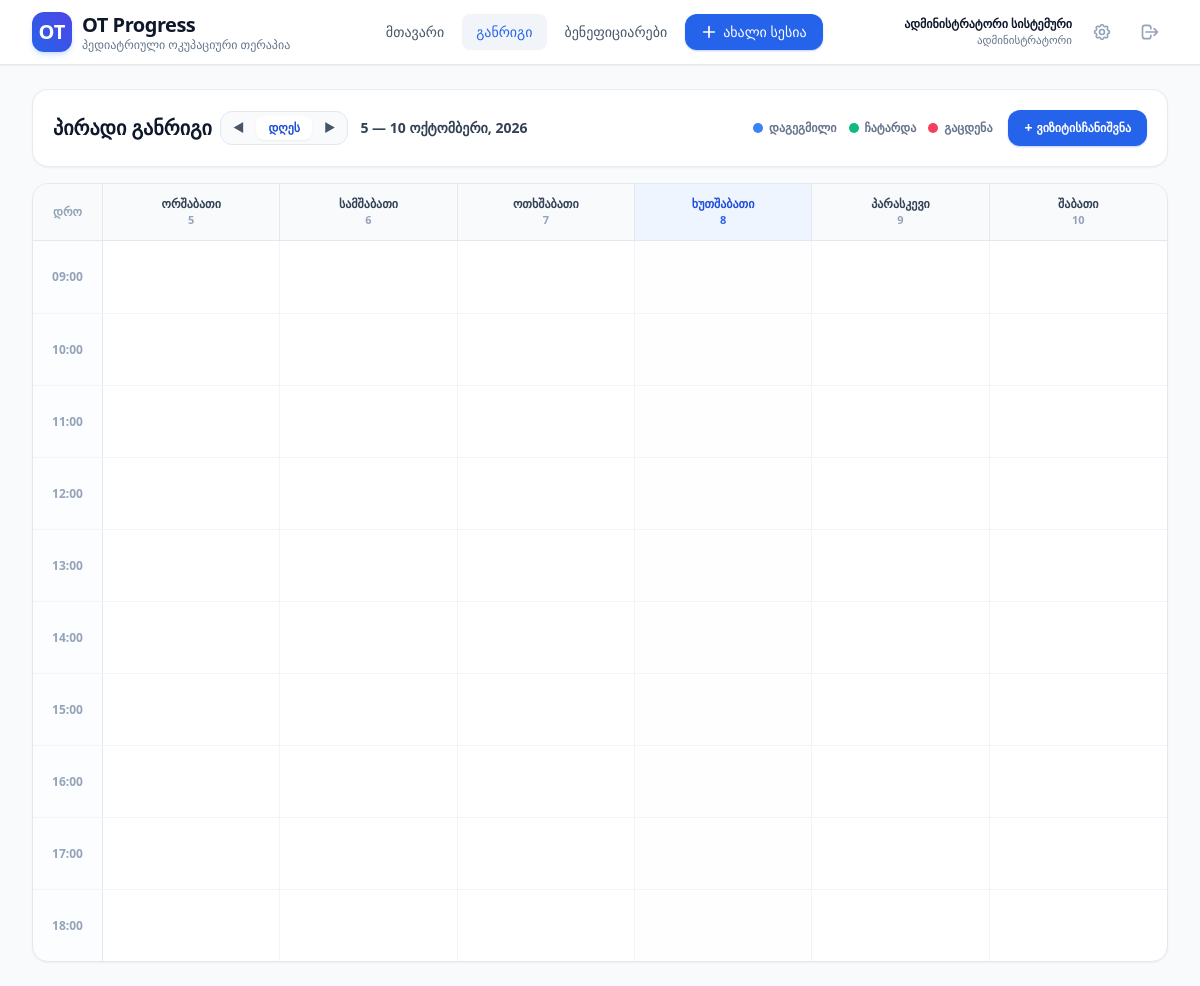
Page /schedule/ (signed in) on the earlier database version.
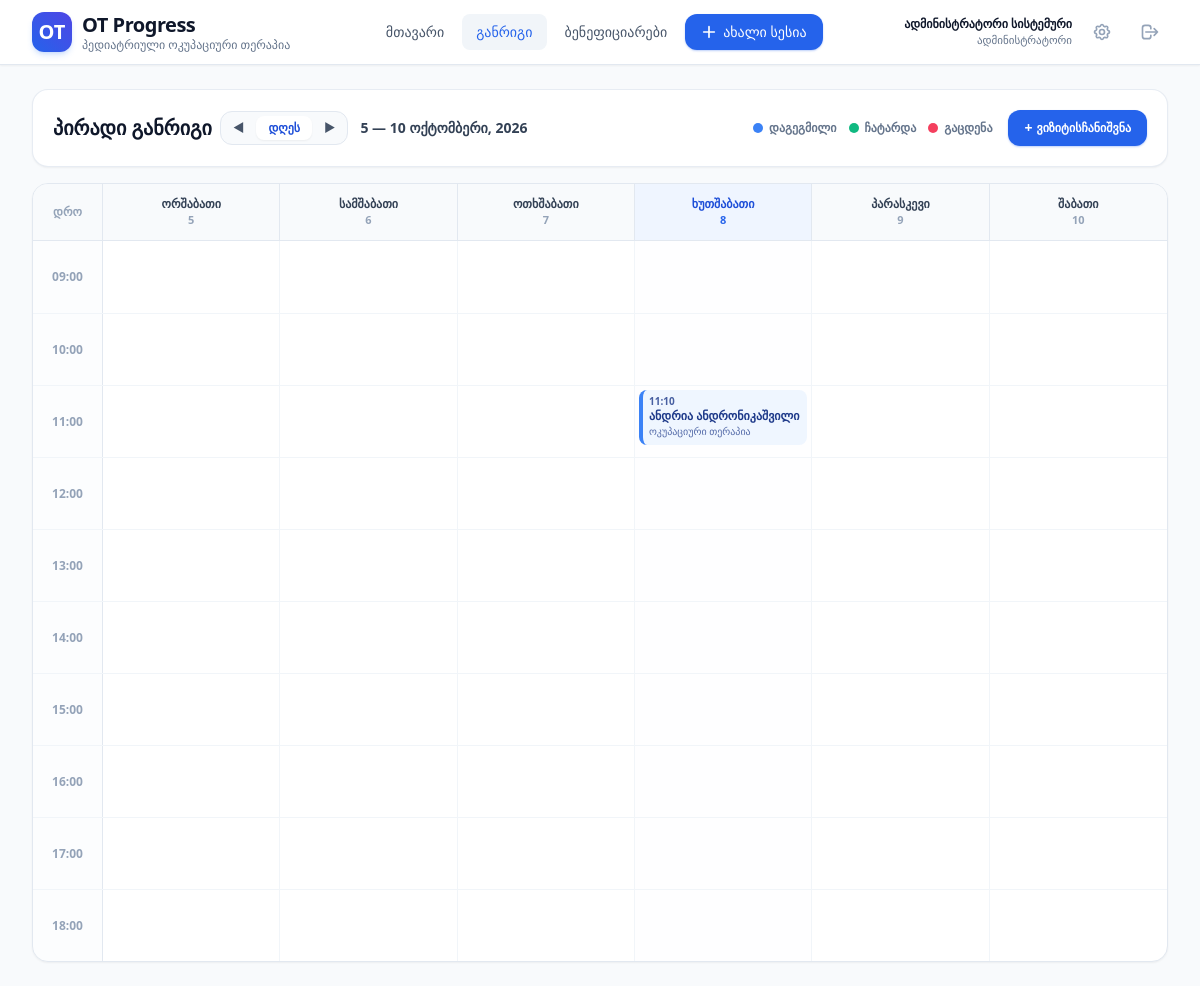
Same page on the later database version.
### core/models.py (models this page shows, shortened)
class ScheduleSlot(models.Model):
    STATUS_CHOICES = [
        ("scheduled", "დაგეგმილი"),
        ("completed", "ჩატარდა"),
        ("missed", "გაცდენა"),
    ]
    THERAPY_TYPES = [
        ("ოკუპაციური თერაპია", "ოკუპაციური თერაპია"),
        ("სენსორული ინტეგრაცია", "სენსორული ინტეგრაცია"),
        ("კვების თერაპია", "კვების თერაპია"),
        ("მოტორული უნარები", "მოტორული უნარები"),
        ("პირველადი შეფასება", "პირველადი შეფასება"),
    ]
    therapist = models.ForeignKey(
        TherapistProfile,
        on_delete=models.CASCADE,
        related_name="schedule_slots",
        verbose_name="თერაპევტი"
    )
    beneficiary = models.ForeignKey(
        Beneficiary,
        on_delete=models.CASCADE,
        related_name="schedule_slots",
        verbose_name="ბენეფიციარი"
    )
    date = models.DateField(default=timezone.now, verbose_name="თარიღი")
    start_time = models.TimeField(verbose_name="დაწყების დრო")
    duration_minutes = models.PositiveIntegerField(default=50, verbose_name="ხანგრძლივობა (წთ)")
    end_time = models.TimeField(null=True, blank=True, verbose_name="დასრულების დრო")
    therapy_type = models.CharField(max_length=100, default="ოკუპაციური თერაპია", verbose_name="თერაპია")
    status = models.CharField(max_length=20, choices=STATUS_CHOICES, default="scheduled", verbose_name="სტატუსი")
    notes = models.CharField(max_length=255, blank=True, verbose_name="შენიშვნა")
    session = models.ForeignKey(
        "Session",
        on_delete=models.SET_NULL,
        null=True,
        blank=True,
        related_name="schedule_slots",
        verbose_name="მიბმული სესია"
    )
    series_id = models.UUIDField(null=True, blank=True, db_index=True, verbose_name="სერიის ID")
    created_at = models.DateTimeField(auto_now_add=True, verbose_name="შექმნის დრო")
    class Meta:
        verbose_name = "განრიგის ვიზიტი"
        verbose_name_plural = "განრიგის ვიზიტები"
        ordering = ["date", "start_time"]
    @property
    def time_range_display(self):
        s = self.start_time.strftime("%H:%M")
        e = self.end_time.strftime("%H:%M") if self.end_time else ""
        return f"{s} - {e}" if e else s

class Beneficiary(models.Model):
    first_name = models.CharField(max_length=100, verbose_name="სახელი")
    last_name = models.CharField(max_length=100, verbose_name="გვარი")
    date_of_birth = models.DateField(verbose_name="დაბადების თარიღი")
    start_date = models.DateField(default=timezone.now, verbose_name="თერაპიის დაწყების თარიღი")
    therapist = models.ForeignKey(
        TherapistProfile,
        on_delete=models.SET_NULL,
        null=True,
        blank=True,
        related_name="beneficiaries",
        verbose_name="თერაპევტი"
    )
    session_duration_minutes = models.PositiveIntegerField(default=50, verbose_name="სესიის ხანგრძლივობა (წთ)")
    weekly_sessions_planned = models.PositiveIntegerField(default=2, verbose_name="კვირაში დაგეგმილი სესიები")
    notes = models.TextField(blank=True, verbose_name="დამატებითი მოკლე ინფორმაცია")
    is_active = models.BooleanField(default=True, verbose_name="აქტიურია")
    created_at = models.DateTimeField(auto_now_add=True, verbose_name="შექმნის დრო")
    class Meta:
        verbose_name = "ბენეფიციარი"
        verbose_name_plural = "ბენეფიციარები"
        ordering = ["first_name", "last_name"]
    @property
    def full_name(self):
        return f"{self.first_name} {self.last_name}"
    @property
    def age_display(self):
        today = date.today()
        if not self.date_of_birth:
            return ""
        years = today.year - self.date_of_birth.year
        months = today.month - self.date_of_birth.month
        if today.day < self.date_of_birth.day:
            months -= 1
        if months < 0:
            years -= 1
            months += 12
        if years <= 0:
            return f"{months} თვე"
        return f"{years} წელი, {months} თვე" if months > 0 else f"{years} წელი"

### core/views.py (the view)
# urls.py: path("schedule/", views.schedule_view, name="schedule"),
@login_required
def schedule_view(request):
    user = request.user
    profile, _ = TherapistProfile.objects.get_or_create(user=user)
    try:
        week_offset = int(request.GET.get("week_offset", 0))
    except ValueError:
        week_offset = 0
    today = date.today()
    base_date = today + timedelta(weeks=week_offset)
    start_of_week = base_date - timedelta(days=base_date.weekday())
    DAYS_GEORGIAN = ["ორშაბათი", "სამშაბათი", "ოთხშაბათი", "ხუთშაბათი", "პარასკევი", "შაბათი"]
    DAYS_SHORT = ["ორშ", "სამ", "ოთხ", "ხუთ", "პარ", "შაბ"]
    MONTH_NAMES = {
        1: "იანვარი", 2: "თებერვალი", 3: "მარტი", 4: "აპრილი",
        5: "მაისი", 6: "ივნისი", 7: "ივლისი", 8: "აგვისტო",
        9: "სექტემბერი", 10: "ოქტომბერი", 11: "ნოემბერი", 12: "დეკემბერი"
    }
    week_days = []
    for i in range(6):
        d = start_of_week + timedelta(days=i)
        week_days.append({
            "date": d,
            "day_name": DAYS_GEORGIAN[i],
            "day_short": DAYS_SHORT[i],
            "day_num": d.day,
            "is_today": (d == today),
            "date_str": d.strftime("%Y-%m-%d"),
        })
    end_of_week = start_of_week + timedelta(days=5)
    if user.is_superuser or user.is_staff or profile.is_admin_role:
        slots = ScheduleSlot.objects.filter(date__range=[start_of_week, end_of_week]).select_related("beneficiary", "therapist")
    else:
        slots = ScheduleSlot.objects.filter(
            Q(therapist=profile) | Q(therapist__isnull=True),
            date__range=[start_of_week, end_of_week]
        ).select_related("beneficiary", "therapist")
    hours_list = [f"{h:02d}:00" for h in range(9, 19)]
    timetable_rows = []
    for hour_str in hours_list:
        hour_int = int(hour_str.split(":")[0])
        row_days = []
        for day in week_days:
            day_hour_slots = [
                s for s in slots
                if s.date == day["date"] and s.start_time.hour == hour_int
            ]
            row_days.append({
                "day": day,
                "slots": day_hour_slots,
            })
        timetable_rows.append({
            "hour": hour_str,
            "row_days": row_days,
        })
    period_label = f"{start_of_week.day} — {end_of_week.day} {MONTH_NAMES.get(end_of_week.month, '')}, {end_of_week.year}"
    beneficiaries = get_user_beneficiaries(user).filter(is_active=True)
    context = {
        "week_days": week_days,
        "timetable_rows": timetable_rows,
        "period_label": period_label,
        "week_offset": week_offset,
        "prev_offset": week_offset - 1,
        "next_offset": week_offset + 1,
        "beneficiaries": beneficiaries,
        "today_str": today.strftime("%Y-%m-%d"),
        "therapy_types": [t[0] for t in ScheduleSlot.THERAPY_TYPES],
    }
    return render(request, "core/schedule.html", context)

### core/views.py (called while the page is built)
def get_user_beneficiaries(user):
    if not user.is_authenticated:
        return Beneficiary.objects.none()
    if user.is_superuser or user.is_staff:
        return Beneficiary.objects.all()
    profile, _ = TherapistProfile.objects.get_or_create(user=user)
    if profile.is_admin_role:
        return Beneficiary.objects.all()
    return Beneficiary.objects.filter(Q(therapist=profile) | Q(therapist__isnull=True))

### templates/core/schedule.html (shortened to what the changed rows need)
{% extends "base.html" %}
{% block content %}
<div class="space-y-3 sm:space-y-4 pb-16 sm:pb-0">
    <div class="bg-white rounded-2xl p-3 sm:p-5 border border-slate-200/80 shadow-sm flex flex-col sm:flex-row sm:items-center justify-between gap-3">
        <div class="flex items-center justify-between sm:justify-start gap-2 flex-wrap w-full sm:w-auto">
            <h1 class="text-base sm:text-xl font-black text-slate-900">პირადი განრიგი</h1>
        </div>
    </div>
    <div class="-mx-2 sm:mx-0 bg-white rounded-xl sm:rounded-2xl border border-slate-200 shadow-sm overflow-hidden w-auto sm:w-full">
        <div class="grid grid-cols-[34px_repeat(6,minmax(0,1fr))] sm:grid-cols-[70px_repeat(6,minmax(0,1fr))] border-b border-slate-200 bg-slate-50/90 text-xs font-bold text-slate-700 sticky top-0 z-10">
            {% for day in week_days %}
            <div class="py-1 px-0.5 sm:p-3 text-center border-r border-slate-200 last:border-r-0 {% if day.is_today %}bg-blue-50/90 text-blue-700 font-black{% endif %}">
                <div class="hidden sm:block text-xs">{{ day.day_name }}</div>
                <div class="text-[10px] sm:text-[11px] {% if day.is_today %}text-blue-600 font-black{% else %}text-slate-400 font-semibold{% endif %}">
                    {{ day.day_num }}
                </div>
            </div>
            {% endfor %}
        </div>
        <div class="divide-y divide-slate-100">
            {% for row in timetable_rows %}
            <div class="grid grid-cols-[34px_repeat(6,minmax(0,1fr))] sm:grid-cols-[70px_repeat(6,minmax(0,1fr))] min-h-[54px] sm:min-h-[72px]">
                <div class="p-0.5 sm:p-2 text-[9px] sm:text-xs font-bold text-slate-400 text-center border-r border-slate-200 bg-slate-50/40 flex items-center justify-center select-none leading-none">
                    {{ row.hour }}
                </div>
                {% for day_col in row.row_days %}
                <div class="p-0.5 sm:p-1 border-r border-slate-100 last:border-r-0 {% if day_col.day.is_today %}bg-blue-50/10{% endif %} hover:bg-slate-50/70 transition relative group flex flex-col justify-start">
                    {% if day_col.slots %}
                        <div class="space-y-1 w-full">
                            {% for slot in day_col.slots %}
                            <div onclick="openEventDetails({
                                    id: '{{ slot.id }}',
                                    name: '{{ slot.beneficiary.full_name|escapejs }}',
                                    beneficiaryId: '{{ slot.beneficiary.id }}',
                                    date: '{{ slot.date|date:'Y-m-d' }}',
                                    startTime: '{{ slot.start_time|time:'H:i' }}',
                                    duration: '{{ slot.duration_minutes }}',
                                    timeRange: '{{ slot.time_range_display }}',
                                    therapyType: '{{ slot.therapy_type|escapejs }}',
                                    status: '{{ slot.status }}',
                                    sessionUrl: '{% if slot.session %}{% url 'session_detail' slot.session.id %}{% else %}{% url 'session_create' %}?beneficiary_id={{ slot.beneficiary.id }}&slot_id={{ slot.id }}{% endif %}',
                                    hasSession: {% if slot.session %}true{% else %}false{% endif %},
                                    notes: '{{ slot.notes|default:''|escapejs }}',
                                    hasSeries: {% if slot.series_id %}true{% else %}false{% endif %}
                                 })"
                                 class="cursor-pointer rounded-md sm:rounded-lg p-1 sm:p-1.5 transition shadow-xs hover:shadow-md
                                        {% if slot.status == 'completed' %}bg-emerald-50 border-l-2 sm:border-l-4 border-emerald-500 text-emerald-900
                                        {% elif slot.status == 'missed' %}bg-rose-50 border-l-2 sm:border-l-4 border-rose-500 text-rose-900
                                        {% else %}bg-blue-50 border-l-2 sm:border-l-4 border-blue-500 text-blue-900{% endif %}"
                                 title="{{ slot.beneficiary.full_name }} ({{ slot.time_range_display }})">
                                <div class="flex items-center justify-between text-[8px] sm:text-[10px] font-bold opacity-80 leading-none">
                                    <span class="truncate">{{ slot.start_time|time:"H:i" }}{% if slot.series_id %}<span class="text-[9px] ml-0.5" title="განმეორებადი სერია">🔄</span>{% endif %}</span>
                                </div>
                                <div class="font-black text-[9.5px] sm:text-xs truncate mt-0.5 leading-tight">
                                    {{ slot.beneficiary.full_name }}
                                </div>
                                <div class="hidden sm:block text-[10px] opacity-75 truncate">
                                    {{ slot.therapy_type }}
                                </div>
                            </div>
                            {% endfor %}
                        </div>
                    {% endif %}
                </div>
                {% endfor %}
            </div>
            {% endfor %}
        </div>
    </div>
</div>
{% endblock %}

Differences in the rows shown:
added ScheduleSlot: start_time "11:10", beneficiary.full_name "ანდრია ანდრონიკაშვილი", therapy_type "ოკუპაციური თერაპია"
